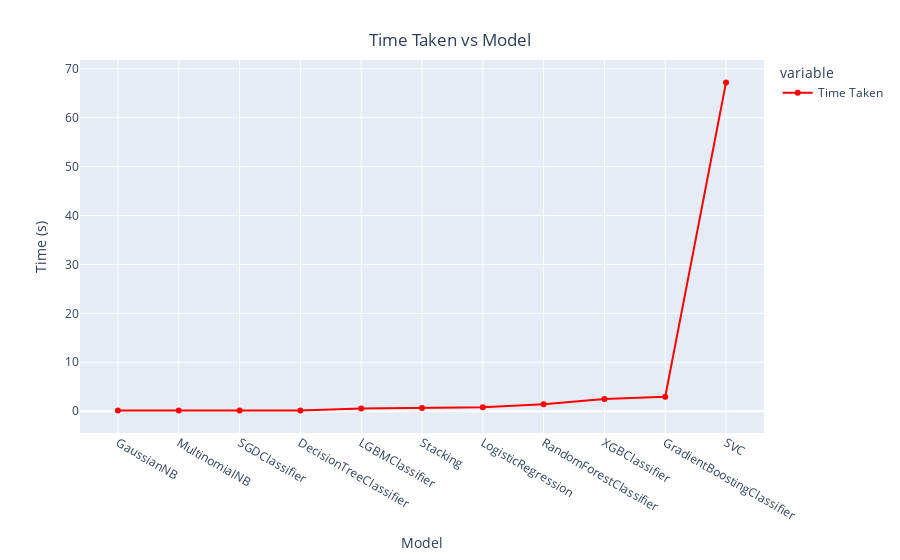

The notebook cell saved with this chart:
### Code cell
line = px.line(data_frame = df_models.sort_values('Time Taken', ascending=True),y =['Time Taken'], markers = True)
line.update_xaxes(title="Model", rangeslider_visible = False)
line.update_yaxes(title = "Time (s)")
line.update_traces(line_color="red")
line.update_layout(showlegend = True,
                   title = {
                       'text': 'Time Taken vs Model',
                       'y':0.94,
                       'x':0.5,
                       'xanchor': 'center',
                       'yanchor': 'top'})

line.show()

### Figure 1 — Plotly figure (JSON) as saved in the notebook; plotly's stock layout.template omitted (floating-point values rounded to 4 significant figures)
{"data": [{"hovertemplate": "variable=Time Taken<br>Name=%{x}<br>value=%{y}<extra></extra>", "legendgroup": "Time Taken", "line": {"color": "red", "dash": "solid"}, "marker": {"symbol": "circle"}, "mode": "markers+lines", "name": "Time Taken", "orientation": "v", "showlegend": true, "type": "scatter", "x": ["GaussianNB", "MultinomialNB", "SGDClassifier", "DecisionTreeClassifier", "LGBMClassifier", "Stacking", "LogisticRegression", "RandomForestClassifier", "XGBClassifier", "GradientBoostingClassifier", "SVC"], "xaxis": "x", "y": [0.124, 0.125, 0.143, 0.157, 0.5491, 0.6647, 0.8252, 1.398, 2.484, 2.965, 67.21], "yaxis": "y"}], "layout": {"legend": {"title": {"text": "variable"}, "tracegroupgap": 0}, "margin": {"t": 60}, "showlegend": true, "title": {"text": "Time Taken vs Model", "x": 0.5, "xanchor": "center", "y": 0.94, "yanchor": "top"}, "xaxis": {"anchor": "y", "domain": [0, 1], "rangeslider": {"visible": false}, "title": {"text": "Model"}}, "yaxis": {"anchor": "x", "domain": [0, 1], "title": {"text": "Time (s)"}}}}
